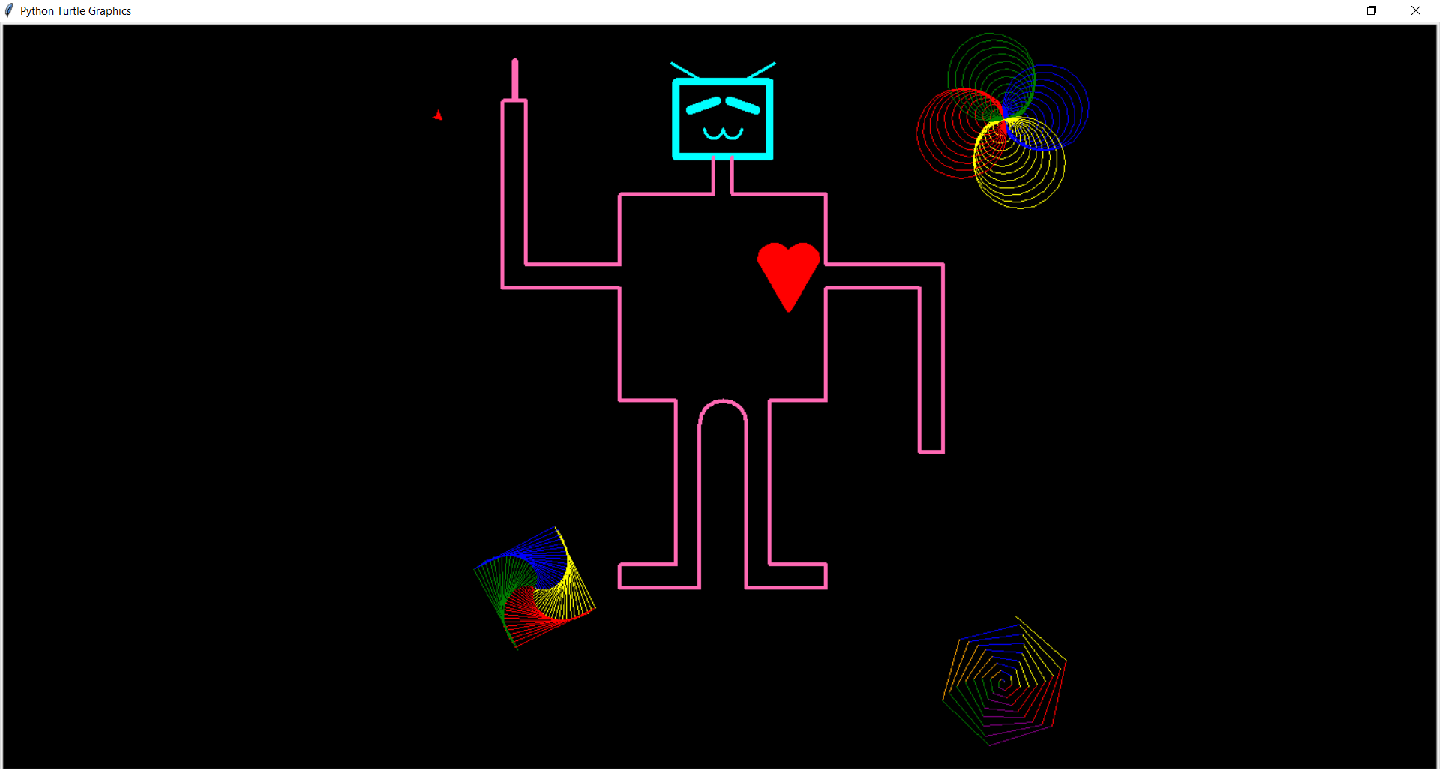

Write Python code to recreate this figure.

import turtle
t = turtle.Turtle()
turtle.bgcolor("#FFFFFF")
t.color("#000000")
turtle.bgcolor('black')
colors = ['red', 'yellow', 'blue', 'green']
t.speed(7)
t.penup()
t.goto(0,260)
t.pendown()
t.pencolor('#00FFFF')
t.pensize(8)
t.forward(50)
t.left(90)
t.forward(80)
t.left(90)
t.forward(30)
t.right(150)
t.pensize(3)
t.forward(40)
t.backward(40)
t.pensize(8)
t.left(150)
t.forward(40)
t.right(30)
t.pensize(3)
t.forward(40)
t.backward(40)
t.left(30)
t.pensize(8)
t.forward(30)
t.left(90)
t.forward(80)
t.left(90)
t.forward(70)
t.penup()
t.goto(-35,310)
t.pendown()
t.left(20)
t.pensize(10)
t.forward(30)
t.penup()
t.goto(35,310)
t.pendown()
t.left(140)
t.pensize(10)
t.forward(30)
t.penup()
t.goto(0,290)
t.pendown()
t.pensize(3)
t.right(160)
t.right(90)
t.circle(10, 180)
t.penup()
t.goto(-20,290)
t.pendown()
t.right(90)
t.right(90)
t.circle(10, 180)

t.penup()
t.right(180)
t.goto(10,260)
t.pencolor('#FF69B4')
t.pendown()
t.pensize(4)
t.forward(40)
t.left(90)
t.forward(100)
t.right(90)
t.forward(75)
t.left(90)
t.forward(125)
t.right(90)
t.forward(200)
t.right(90)
t.forward(25)
t.right(90)
t.forward(175)
t.left(90)
t.forward(100)
t.left(90)
t.forward(120)
t.right(90)
t.forward(60)
t.left(90)
t.forward(175)
t.left(90)
t.forward(60)
t.right(90)
t.forward(25)
t.right(90)
t.forward(85)
t.right(90)
t.forward(175)
t.circle(25, 180)
t.forward(175)
t.right(90)
t.forward(85)
t.right(90)
t.forward(25)
t.right(90)
t.forward(60)
t.left(90)
t.forward(175)
t.left(90)
t.forward(60)
t.right(90)
t.forward(120)
t.left(90)
t.forward(125)
t.right(90)
t.forward(200)
t.right(90)
t.forward(25)
t.right(90)
t.forward(175)
t.left(90)
t.forward(100)
t.left(90)
t.forward(75)
t.right(90)
t.forward(100)
t.left(90)
t.forward(40)
t.penup()
t.goto(-222.5,322)
t.pendown()
t.pensize(7)
t.forward(40)
t.begin_fill()
t.fillcolor('red')
t.pencolor('red')
t.penup()
t.goto(100,150)
t.pendown()
t.circle(15,180)
t.penup()
t.goto(70,150)
t.pendown()
t.right(180)
t.circle(15,180)
t.left(30)
t.forward(60)
t.left(120)
t.forward(60)
t.end_fill()
t.speed('fastest')
t.penup()
t.goto(300,300)
t.pendown()
t.pensize(1)
for x in range(50):
    t.pencolor(colors[x%4])
    t.circle(x)
    t.left(91)
t.penup()
t.goto(-200,-200)
t.pendown()
for y in range(100):
    t.pencolor(colors[y%4])
    t.forward(y)
    t.left(91)
t.penup()
t.goto(300,-300)
t.pendown()
sides = 6
colorr = ['red', 'yellow', 'blue', 'orange', 'green', 'purple']
for z in range(50):
    t.pencolor(colorr[z%sides])
    t.forward(z * 3/sides +z)
    t.left(360/sides + 1)
    t.width(z*sides/200)
t.penup()
t.goto(-300,300)
t.pendown()
sides = 3
colorr = ['red', 'yellow', 'blue', 'orange', 'green', 'purple']
for k in range(50):
 t.pencolor(colorr[k%sides])
 t.forward(k * 3/sides +k)
 t.left(360/sides + 1)
 t.width(k*sides/200)

 turtle.exitonclick()
